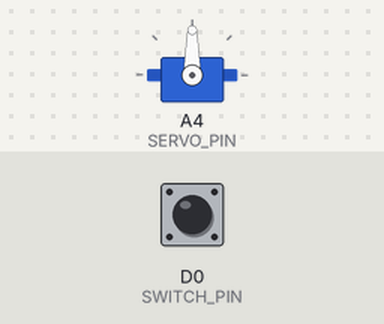
This sketch was run on a simulated Particle Photon. Parts: servo. The test bench sets the inputs (shaded band); at power-on: D0 (SWITCH_PIN) HIGH.

Above: at 1.2 s.
1.3 s: D0 (SWITCH_PIN) pulled LOW for 0.15 s
At 1.9 s:
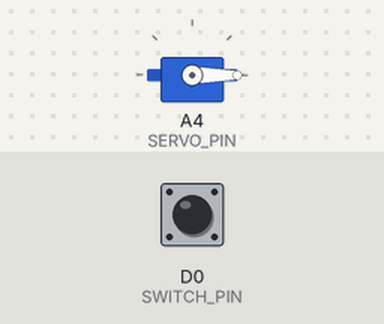
2.9 s: D0 (SWITCH_PIN) pulled LOW for 1 s
At 4.3 s:
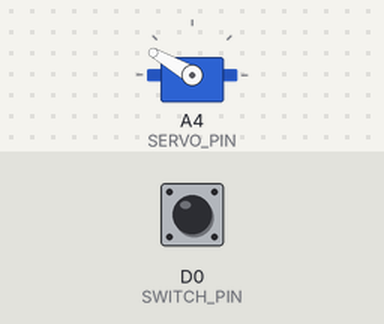
5.4 s: D0 (SWITCH_PIN) pulled LOW for 3.2 s
At 6.2 s:
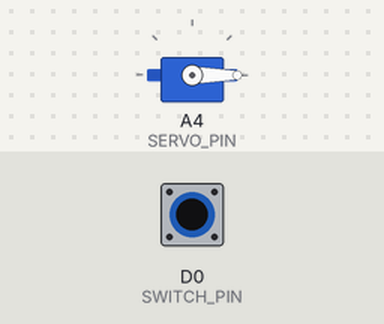
Timing chart, 0 to 8.4 s (numbered marks = the images above; inputs shaded):
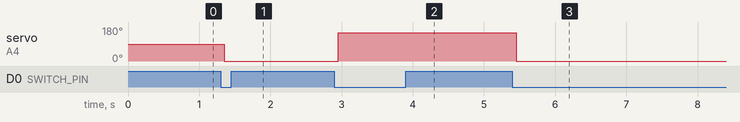

The sketch:

mortorized-blinds.ino
```cpp
/**

 *  Particle Photon

 *

 *  Author: Justin Wurth

 *  Date: 2014-09-19

 */

// a maximum of eight servo objects can be created

// Constants
#define SERVO_PIN       A4
#define SWITCH_PIN      D0

Servo myservo;
int state;
int open=0;
int closed=150;

// Functions
int setState(String command);

void setup(){
  myservo.attach(A4);
  myservo.attach(SERVO_PIN); // attaches the servo on analog pin A4 to the servo object
  Particle.function("setstate", setState);
  Particle.variable("getstate", &state, INT);
  state=myservo.read();
  pinMode(SWITCH_PIN,  INPUT_PULLUP);
}

void loop(){
  if(!digitalRead(SWITCH_PIN)){
    delay(50);
    myservo.attach(A4);
    myservo.attach(SERVO_PIN);
    state=(state)?open:closed; // Toggle between fully open and closed
    myservo.write(state);
    delay(500);
    analogWrite(A4,255);
    // TODO: Notify Smart things
  }
  while(!digitalRead(SWITCH_PIN));
}

int setState(String command){
    myservo.attach(A4);
    myservo.attach(SERVO_PIN);
    state = command.toInt();
    state = map (state, 0, 99, open, closed);
    myservo.write(state);
    delay(500);
    analogWrite(A4,255);
    return 1;
    }
```

Measured:
- after the input at 1.3 s, servo on A4 (SERVO_PIN): 90° → 0° after 0.05 s
- after the input at 2.9 s, servo on A4 (SERVO_PIN): 0° → 150° after 0.05 s
- after the input at 5.4 s, servo on A4 (SERVO_PIN): 150° → 0° after 0.05 s
